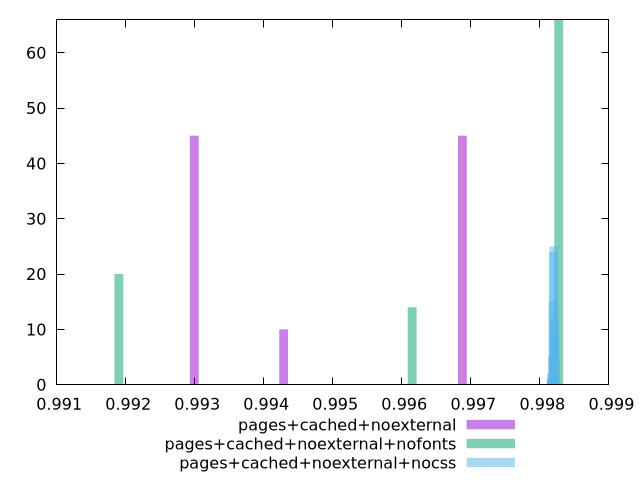

This figure's gnuplot source:
$_pagesCachedNoexternal <<EOF
0.9968781518956439 45
0.9929942110441025 45
0.9942888579946163 10
EOF
$_pagesCachedNoexternalNofonts <<EOF
0.9982738228980992 66
0.9961498360408693 14
0.9919018623264092 20
EOF
$_pagesCachedNoexternalNocss <<EOF
0.9982037809042695 25
0.9982109580440723 12
0.998218135183875 9
0.998189426624664 15
0.9982253123236777 5
0.9981966037644668 24
0.9981750723450586 1
0.9981607180654531 1
0.9981822494848613 5
0.9981678952052558 2
0.9982324894634805 1
EOF
set key outside below
set terminal pngcairo
set output "report_00004_2020-11-02T20-21-41.718Z/first-cpu-idle/first-cpu-idle_pages+cached+noexternal_pages+cached+noexternal+nofonts_pages+cached+noexternal+nocss+hist.png"
set boxwidth 0.00012743921143379966
set style fill transparent solid 0.5 noborder
set yrange [0:66]
plot $_pagesCachedNoexternal title "pages+cached+noexternal" with boxes ,$_pagesCachedNoexternalNofonts title "pages+cached+noexternal+nofonts" with boxes ,$_pagesCachedNoexternalNocss title "pages+cached+noexternal+nocss" with boxes ,
